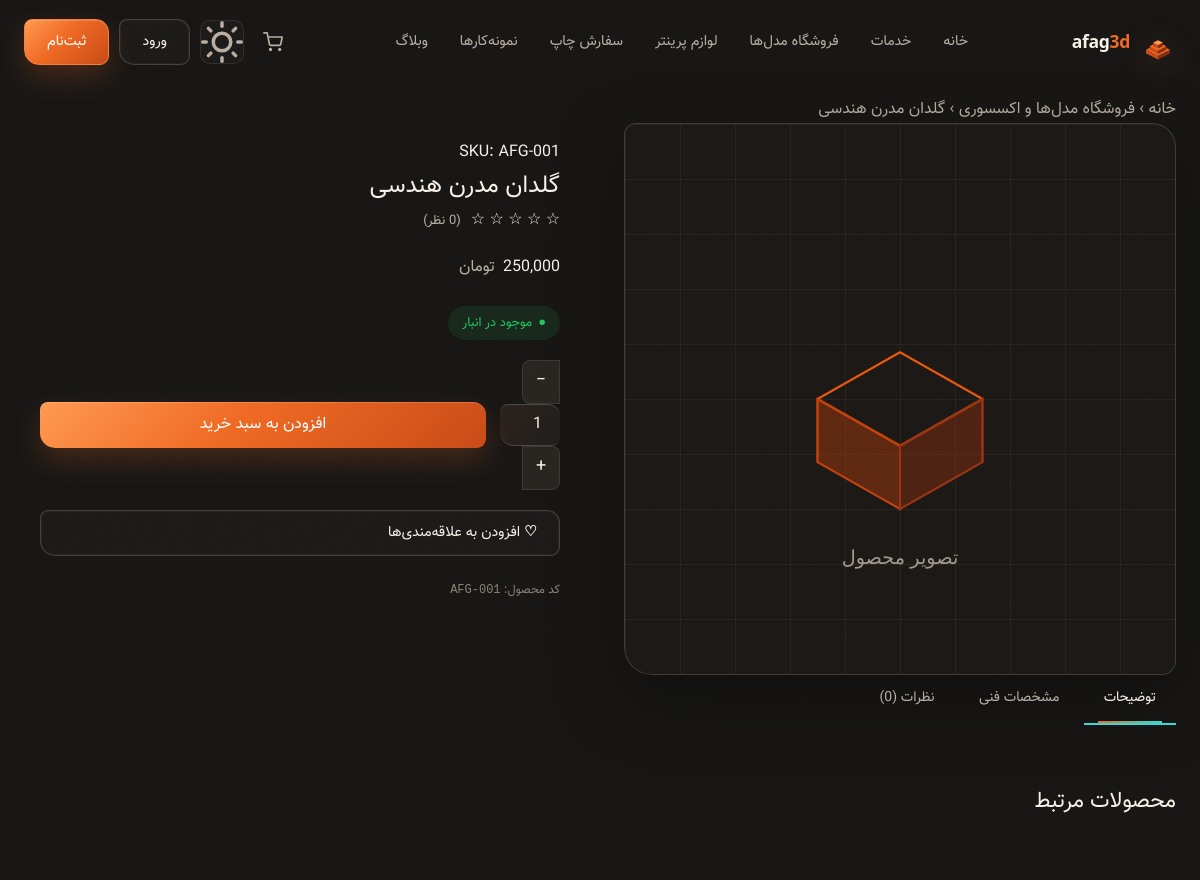
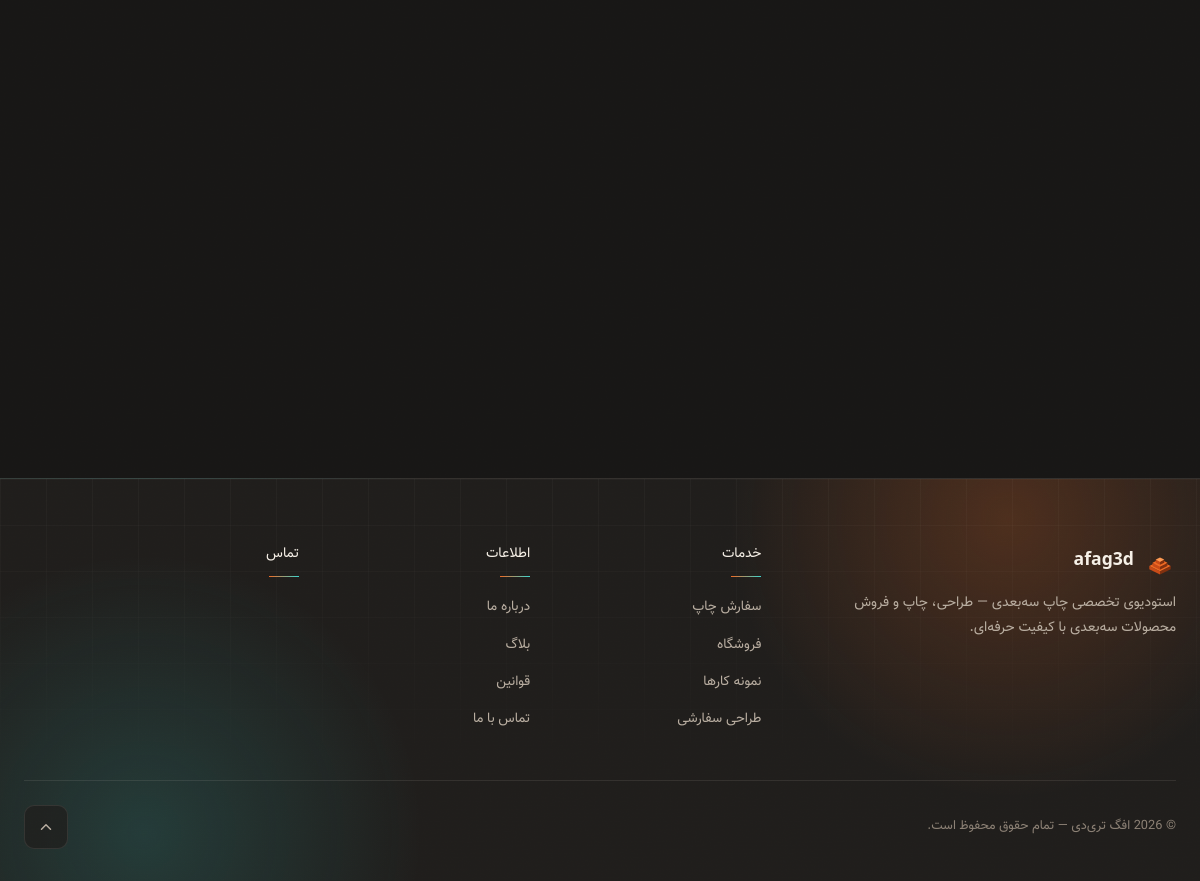
Screenshot of /product/modern-geometric-vase with the database file from the repository (2 pictures, top to bottom).
### tables this page shows
CREATE TABLE IF NOT EXISTS `shops` (
  `id`          INT UNSIGNED AUTO_INCREMENT PRIMARY KEY,
  `owner_id`    INT UNSIGNED NOT NULL,
  `name`        VARCHAR(160) NOT NULL,
  `slug`        VARCHAR(180) NOT NULL UNIQUE,
  `description` TEXT,
  `logo`        VARCHAR(255),
  `banner`      VARCHAR(255),
  `status`      ENUM('active','inactive','pending') NOT NULL DEFAULT 'pending',
  `created_at`  TIMESTAMP DEFAULT CURRENT_TIMESTAMP,
  `updated_at`  TIMESTAMP DEFAULT CURRENT_TIMESTAMP ON UPDATE CURRENT_TIMESTAMP,
  FOREIGN KEY (`owner_id`) REFERENCES `users`(`id`) ON DELETE CASCADE
);

CREATE TABLE IF NOT EXISTS `products` (
  `id`           INT UNSIGNED AUTO_INCREMENT PRIMARY KEY,
  `shop_id`      INT UNSIGNED NOT NULL,
  `name`         VARCHAR(220) NOT NULL,
  `slug`         VARCHAR(240) NOT NULL UNIQUE,
  `sku`          VARCHAR(60)  UNIQUE,
  `product_code` VARCHAR(32)  UNIQUE COMMENT 'AFAG-XXXX automation code',
  `description`  TEXT,
  `short_desc`   VARCHAR(400),
  `price`        DECIMAL(12,0) NULL COMMENT 'NULL = not priced yet',
  `compare_price` DECIMAL(12,0),
  `sale_price`   DECIMAL(12,0),
  `image`        VARCHAR(255),
  `stock`        INT NOT NULL DEFAULT 0,
  `weight`       DECIMAL(8,2) COMMENT 'grams (legacy display field)',
  `weight_grams` INT          COMMENT 'pricing input — weight in grams',
  `print_hours`  DECIMAL(5,2) COMMENT 'pricing input — print time in hours',
  `status`       ENUM('active','draft','out_of_stock') NOT NULL DEFAULT 'draft',
  `lifecycle_status` ENUM('pending','coming_soon','available') NOT NULL DEFAULT 'available' COMMENT 'automation pipeline',
  `archive_folder` VARCHAR(255) COMMENT 'STL archive folder on owner PC (reference only)',
  `auto_created` TINYINT(1) NOT NULL DEFAULT 0 COMMENT 'created via automation API',
  `price_is_manual` TINYINT(1) NOT NULL DEFAULT 0 COMMENT '1 = manual price, skip recalculation',
  `is_featured`  TINYINT(1) NOT NULL DEFAULT 0,
  `views`        INT UNSIGNED NOT NULL DEFAULT 0,
  `meta_title`   VARCHAR(255),
  `meta_desc`    VARCHAR(400),
  `created_at`   TIMESTAMP DEFAULT CURRENT_TIMESTAMP,
  `updated_at`   TIMESTAMP DEFAULT CURRENT_TIMESTAMP ON UPDATE CURRENT_TIMESTAMP,
  FOREIGN KEY (`shop_id`) REFERENCES `shops`(`id`) ON DELETE CASCADE
);

### app/Controllers/BaseController.php (called while the page is built, shortened)
<?php
abstract class BaseController
{
    public function __construct(PDO $db)
    {
        $this->db = $db;
    }
    protected function render(string $view, array $viewData = [], string $layout = 'main'): void
    {
        $__viewsDir   = dirname(__DIR__) . '/Views/';
        $__viewFile   = $__viewsDir . str_replace('.', '/', $view) . '.php';
        extract($viewData, EXTR_OVERWRITE);
        include $__viewFile;
    }
}

### app/Controllers/ShopController.php (called while the page is built, shortened)
<?php
class ShopController extends BaseController
{
    private function getShopBySlug(string $slug): ?array
    {
        $stmt = $this->db->prepare("SELECT * FROM shops WHERE slug = :slug LIMIT 1");
        $stmt->execute(['slug' => $slug]);
        $row = $stmt->fetch();
        return $row ?: null;
    }
    public function productBySlug(string $slug = ''): void
    {
        $product = Product::getBySlug($this->db, $slug);
        $shop = $this->getShopBySlug($product['shop_slug'] ?? '');
        $images      = Product::getImages($this->db, $product['id']);
        $attrs       = Product::getAttributes($this->db, $product['id']);
        $related     = Product::getRelated($this->db, $product['id'], (int)$product['shop_id'], 4);
        $reviews     = Review::getByProduct($this->db, $product['id']);
        $avgRating   = Review::getAvg($this->db, $product['id']);
        $reviewCount = Review::countApproved($this->db, $product['id']);
        $this->render('shop.product', [
            'title'       => $product['name'],
            'shop'        => $shop ?? ['name' => $product['shop_name'] ?? '', 'slug' => $product['shop_slug'] ?? ''],
            'product'     => $product,
            'images'      => $images,
            'attrs'       => $attrs,
            'related'     => $related,
            'reviews'     => $reviews,
            'avgRating'   => $avgRating,
            'reviewCount' => $reviewCount,
        ]);
    }
}

### app/Models/Product.php (called while the page is built, shortened)
<?php
class Product
{
    static function getBySlug(PDO $db, string $slug): ?array
    {
        $stmt = $db->prepare(
            "SELECT p.*, s.name AS shop_name, s.slug AS shop_slug
             FROM products p
             LEFT JOIN shops s ON s.id = p.shop_id
             WHERE p.slug = :slug LIMIT 1"
        );
        $stmt->execute(['slug' => $slug]);
        $row = $stmt->fetch();
        return $row ?: null;
    }
}

### app/Helpers/Url.php (called while the page is built, shortened)
<?php
class Url
{
    public static function price(int|float $amount, bool $withUnit = true): string
    {
        $formatted = number_format((int) $amount);
        $formatted = self::toPersianDigits($formatted);
        return $withUnit ? $formatted . ' ' . CURRENCY : $formatted;
    }
    public static function toPersianDigits(string $text): string
    {
        return $text;
    }
}

### app/Views/shop/product.php (the view, shortened to what this page needs)
<section class="section">
  <div class="container">
    <nav class="breadcrumb" aria-label="مسیر">
      <a href="<?= BASE_URL ?>/">خانه</a>
      <span>›</span>
      <a href="<?= BASE_URL ?>/shop/<?= htmlspecialchars($shop['slug'], ENT_QUOTES) ?>"><?= htmlspecialchars($shop['name'], ENT_QUOTES) ?></a>
      <span>›</span>
      <span><?= htmlspecialchars($product['name'], ENT_QUOTES) ?></span>
    </nav>
    <div class="product-single">
      <div>
        <div class="gallery-main" id="galleryMain">
          <?php
          $mainImg = '';
          ?>
          <img id="mainImg"
               src="<?= $mainImg ? BASE_URL . '/uploads/' . htmlspecialchars($mainImg, ENT_QUOTES) : BASE_URL . '/assets/img/placeholder.svg' ?>"
               alt="<?= htmlspecialchars($product['name'], ENT_QUOTES) ?>">
        </div>
      </div>
      <div class="product-info">
        <p class="product-sku">SKU: <?= htmlspecialchars($product['sku'] ?? '—', ENT_QUOTES) ?></p>
        <h1 class="product-info-title"><?= htmlspecialchars($product['name'], ENT_QUOTES) ?></h1>
        <div style="display:flex;align-items:center;gap:10px;margin-bottom:20px;">
          <span class="stars" aria-label="امتیاز <?= $avgRating ?> از 5">
            <?php for ($i = 1; $i <= 5; $i++): ?>
              <?= $i <= round($avgRating) ? '★' : '☆' ?>
            <?php endfor; ?>
          </span>
          <span style="font-size:13px;color:var(--gray);">(<?= Url::toPersianDigits((string)$reviewCount) ?> نظر)</span>
        </div>
        <?php $comingSoon = (($product['lifecycle_status'] ?? '') === 'coming_soon')
                            || ($product['price'] === null || $product['price'] === ''); ?>
        <div style="margin-bottom:24px;">
          <?php if ($comingSoon): ?>
            <div style="display:flex;align-items:baseline;gap:8px;">
              <span class="price-soon" style="font-size:22px;">به‌زودی — تماس بگیرید</span>
            </div>
          <?php else: ?>
            <div style="display:flex;align-items:baseline;gap:8px;">
              <span class="product-price-big"><?= Url::price((int)$product['price'], false) ?></span>
              <span style="font-size:16px;color:var(--gray);">تومان</span>
            </div>
          <?php endif; ?>
        </div>
        <?php if (!$comingSoon): ?>
          <?php if ($product['stock'] > 0): ?>
          <div style="display:inline-flex;align-items:center;gap:6px;background:rgba(34,197,94,.1);color:#22c55e;padding:6px 14px;border-radius:20px;font-size:13px;margin-bottom:20px;">
            <span>●</span> موجود در انبار
          </div>
          <?php else: ?>
          <div style="display:inline-flex;align-items:center;gap:6px;background:rgba(239,68,68,.1);color:#ef4444;padding:6px 14px;border-radius:20px;font-size:13px;margin-bottom:20px;">
            <span>●</span> ناموجود
          </div>
          <?php endif; ?>
        <?php endif; ?>
        <?php if (!$comingSoon && $product['stock'] > 0): ?>
        <div style="display:flex;gap:14px;align-items:center;margin-bottom:20px;flex-wrap:wrap;">
          <div class="qty-wrap">
            <button type="button" class="qty-btn" data-dir="down">−</button>
            <input type="number" class="qty-input" value="1" min="1" max="<?= (int)$product['stock'] ?>">
            <button type="button" class="qty-btn" data-dir="up">+</button>
          </div>
          <button class="btn-add-to-cart-big btn-add-cart" data-id="<?= $product['id'] ?>" style="flex:1;">
            افزودن به سبد خرید
          </button>
        </div>
        <?php endif; ?>
        <button class="btn btn-ghost" style="width:100%;margin-bottom:8px;" disabled>
          ♡ افزودن به علاقه‌مندی‌ها
        </button>
        <div style="font-size:12px;color:var(--concrete);margin-top:16px;">
          کد محصول: <span style="font-family:var(--mono);"><?= htmlspecialchars($product['sku'] ?? '—', ENT_QUOTES) ?></span>
        </div>
      </div>
    </div>
    <div class="tabs" role="tablist">
      <button class="tab-btn active" data-tab="tab-desc" role="tab" aria-selected="true">توضیحات</button>
      <button class="tab-btn" data-tab="tab-specs" role="tab" aria-selected="false">مشخصات فنی</button>
      <button class="tab-btn" data-tab="tab-reviews" role="tab" aria-selected="false">
        نظرات (<?= Url::toPersianDigits((string)$reviewCount) ?>)
      </button>
    </div>
    <?php if ($related): ?>
    <div style="margin-top:60px;">
      <h2 style="font-size:22px;font-weight:700;margin-bottom:28px;">محصولات مرتبط</h2>
      <div class="product-grid" style="grid-template-columns:repeat(4,1fr);">
      </div>
    </div>
    <?php endif; ?>
  </div>
</section>

### public/assets/css/atelier.css (style rules this page uses)
:root, [data-theme="dark"] { --bg: #181716; --bg2: #201e1c; --bg3: #292622; --bone: #f6f0e7; --gray: #b9aea1; --concrete: #8c8175; --orange: #ef6a24; --orange-lt: #ff9a52; --terra: #c94b18; --cream: #ffe2c7; --edge: #82300f; --cyan: #3bd6d0; --cyan-lt: #83eee9; --cyan-dk: #168f8c; --line: rgba(246, 240, 231, .09); --hairline: rgba(246, 240, 231, .18); --nav-bg: rgba(24, 23, 22, .82); --glow: rgba(239, 106, 36, .22); --cyan-glow: rgba(59, 214, 208, .16); --surface: var(--bg2); --surface-1: var(--bg2); --surface-2: var(--bg3); --fg: var(--bone); --fg-muted: var(--gray); --border: var(--line); --accent: var(--orange); --accent2: var(--cyan); --danger: #f87171; --clr-ok: #4ade80; --radius: 10px; --radius-lg: 18px; --radius-xl: 28px; --shadow: 0 24px 70px rgba(0, 0, 0, .34); --ease-out: cubic-bezier(.25, 1, .5, 1); --ease-snap: cubic-bezier(.76, 0, .24, 1); --transition: 260ms var(--ease-out); }
html { background: var(--bg); scrollbar-color: var(--orange) var(--bg2); }
body { position: relative; font-family: var(--fa); font-kerning: normal; font-optical-sizing: auto; text-rendering: optimizeLegibility; -webkit-font-smoothing: antialiased; transition: background-color 420ms var(--ease-out), color 420ms var(--ease-out), opacity 180ms ease, transform 240ms var(--ease-snap); }
body::before { content: ''; position: fixed; inset: 0; z-index: 9998; pointer-events: none; opacity: .11; mix-blend-mode: soft-light; }
a, button, input, select, textarea { -webkit-tap-highlight-color: transparent; }
button, .btn, .nav-link, .dropdown-item, .category-tab, .page-btn, .tab-btn, .share-btn, .social-link { min-height: 44px; }
.btn, .btn-add-to-cart-big, .btn-submit-order { position: relative; isolation: isolate; overflow: hidden; border-radius: 8px 13px 9px 15px; min-height: 46px; box-shadow: inset 0 0 0 1px rgba(255, 255, 255, .04); transition: transform 260ms var(--ease-out), color 260ms ease, background-color 260ms ease, border-color 260ms ease, box-shadow 360ms var(--ease-out); }
.btn::before, .btn-add-to-cart-big::before, .btn-submit-order::before { content: ''; position: absolute; inset: 0; z-index: -1; background: linear-gradient(105deg, transparent 20%, rgba(255, 255, 255, .18) 48%, transparent 76%); transform: translateX(115%); transition: transform 640ms var(--ease-out); }
.btn-primary, .btn-add-to-cart-big, .btn-submit-order { background: linear-gradient(135deg, var(--orange-lt), var(--orange) 44%, var(--terra)); color: #fff; border-color: color-mix(in srgb, var(--orange-lt) 48%, var(--orange)); box-shadow: 0 12px 28px var(--glow), inset 0 1px rgba(255, 255, 255, .18); }
.btn-ghost, .btn-outline { background: color-mix(in srgb, var(--bg2) 76%, transparent); border-color: var(--hairline); backdrop-filter: blur(14px); }
.form-input, .form-control, .blog-search-input, .coupon-input, .qty-input { border-radius: 8px 12px 9px 14px; border-color: var(--hairline); background: linear-gradient(120deg, color-mix(in srgb, var(--bg2) 94%, var(--orange) 6%), var(--bg2)); box-shadow: inset 0 1px rgba(255, 255, 255, .025); transition: border-color var(--transition), box-shadow var(--transition), background-color var(--transition); }
.section, .page-section, .portfolio-page, .blog-page, .print-order-page { position: relative; }
.product-img-wrap, .product-card-img, .portfolio-img-wrap, .portfolio-card__img, .blog-img-wrap, .blog-card__img-link, .gallery-main { background: linear-gradient(135deg, rgba(239, 106, 36, .05), rgba(59, 214, 208, .035)), var(--bg3); }
.breadcrumb { color: var(--gray); }
.gallery-main { overflow: hidden; border-radius: 12px 24px 14px 28px; border-color: var(--line); box-shadow: inset 0 1px rgba(255, 255, 255, .04), var(--shadow); }
.tabs { border-bottom-color: var(--line); }
.tab-btn { position: relative; color: var(--gray); }
.tab-btn::after { content: ''; position: absolute; inset-inline: 14px; bottom: 0; height: 2px; background: linear-gradient(90deg, var(--orange), var(--cyan)); transform: scaleX(0); transition: transform 320ms var(--ease-out); }
.tab-btn.active, .tab-btn:hover { color: var(--bone); }
.tab-btn.active::after { transform: scaleX(1); }

### rows the page displays
shops: name "فروشگاه مدل‌ها و اکسسوری"
products: name "گلدان مدرن هندسی", sku "AFG-001", price "250,000"

### other values shown
Url::toPersianDigits((string)$reviewCount) "0"
